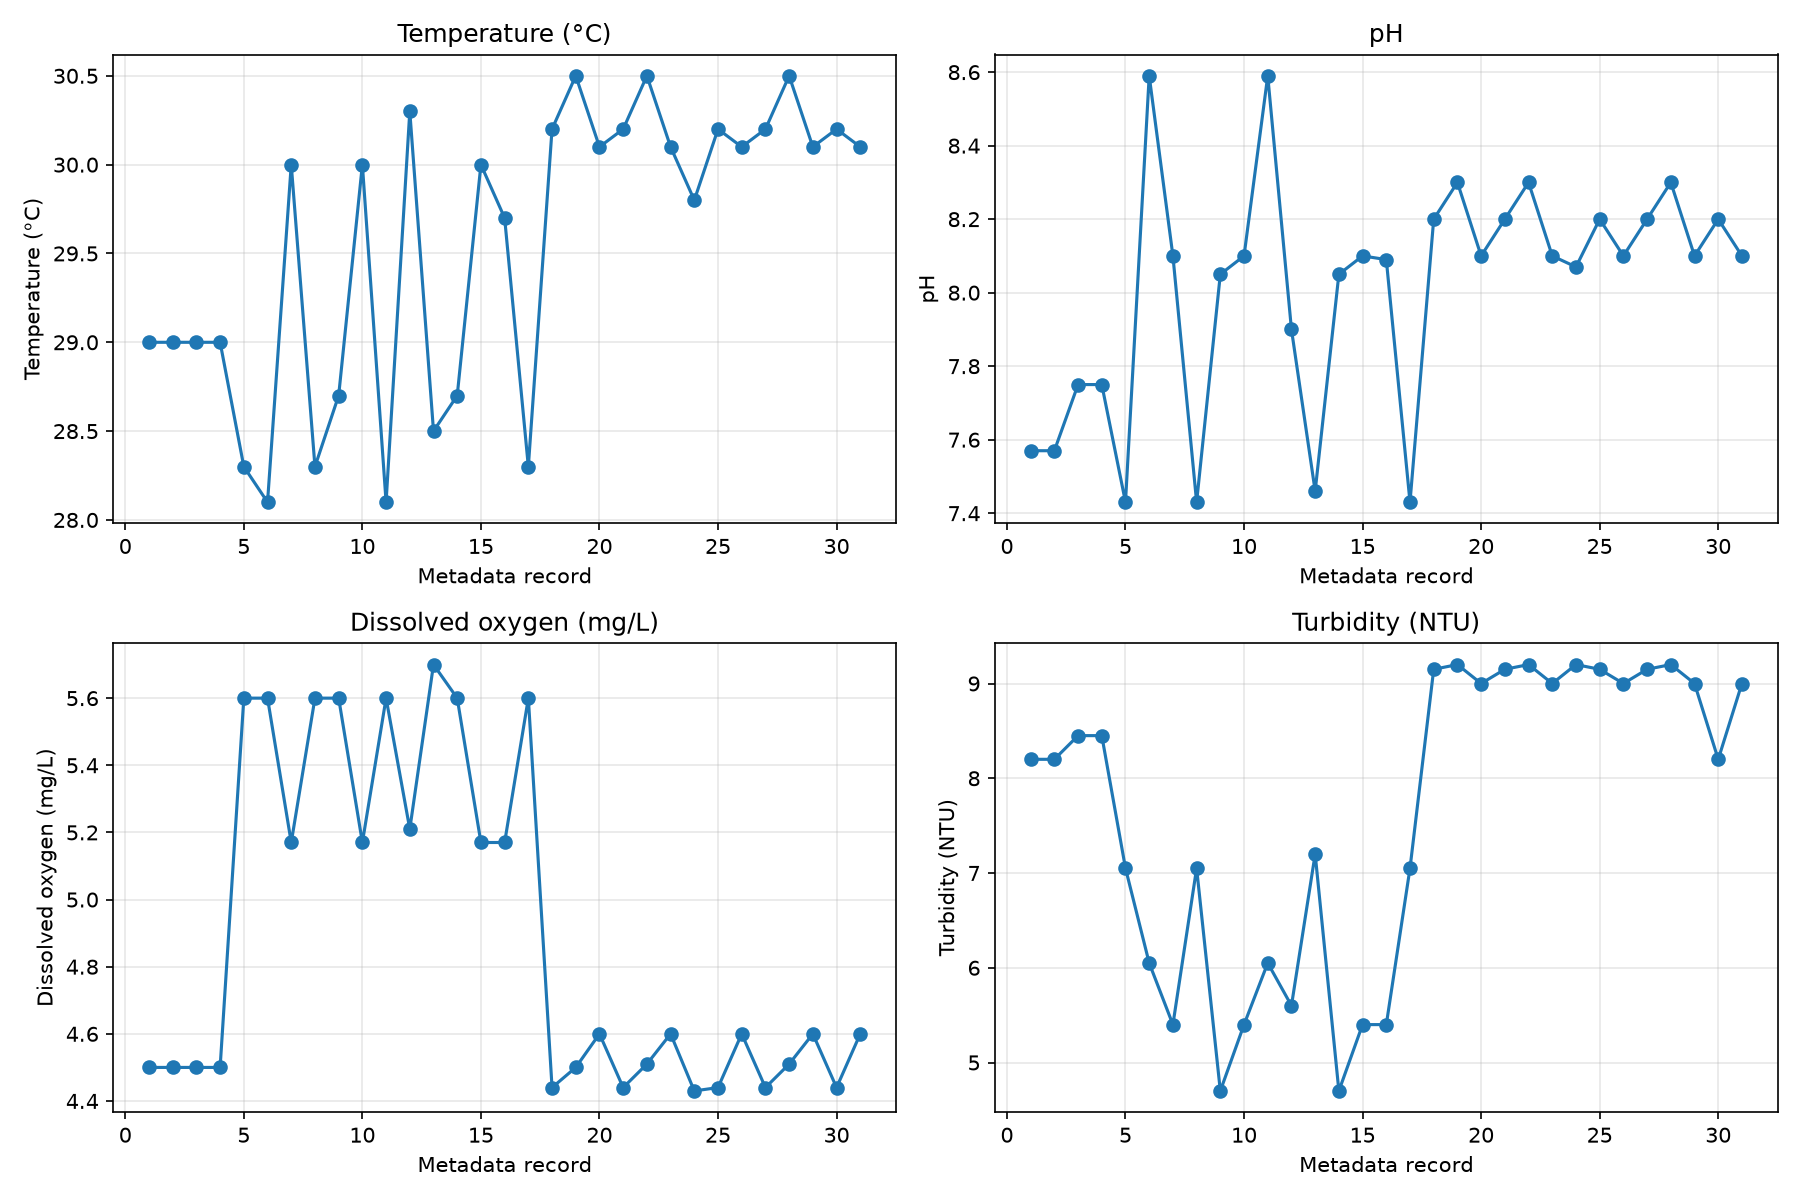

Reproduce this figure in Python.
import pandas as pd
import matplotlib.pyplot as plt

df = pd.read_csv("water_quality_analysis.csv")

parameters = [
    ("temperature_C", "Temperature (°C)"),
    ("pH", "pH"),
    ("DO_mgL", "Dissolved oxygen (mg/L)"),
    ("turbidity_NTU", "Turbidity (NTU)")
]

fig, axes = plt.subplots(2, 2, figsize=(12, 8))

for ax, (column, label) in zip(axes.flat, parameters):
    ax.plot(range(1, len(df) + 1), df[column], marker="o")
    ax.set_title(label)
    ax.set_xlabel("Metadata record")
    ax.set_ylabel(label)
    ax.grid(True, alpha=0.3)

plt.tight_layout()
plt.savefig("water_quality_dashboard.png", dpi=150)
print("Dashboard saved: water_quality_dashboard.png")
plt.savefig("water_quality_dashboard.png", dpi=150)
